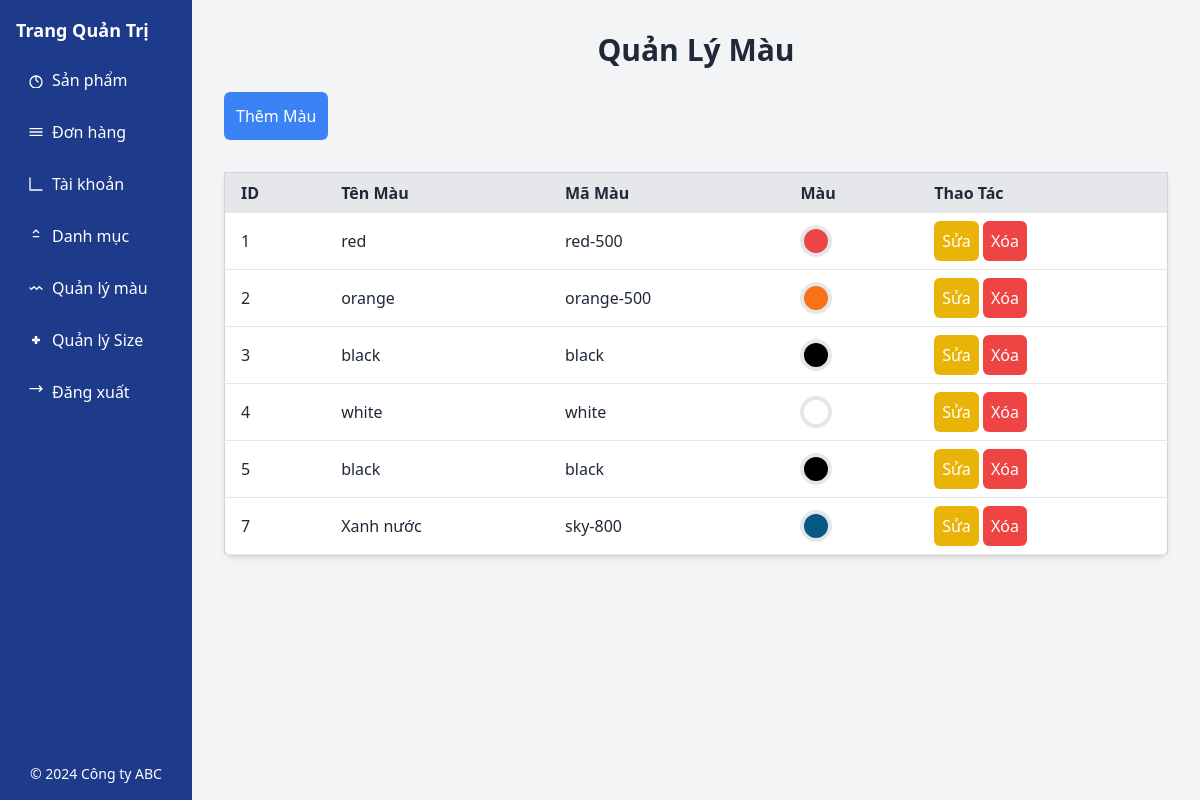
Page /admin/qlmau.php on the earlier database version.
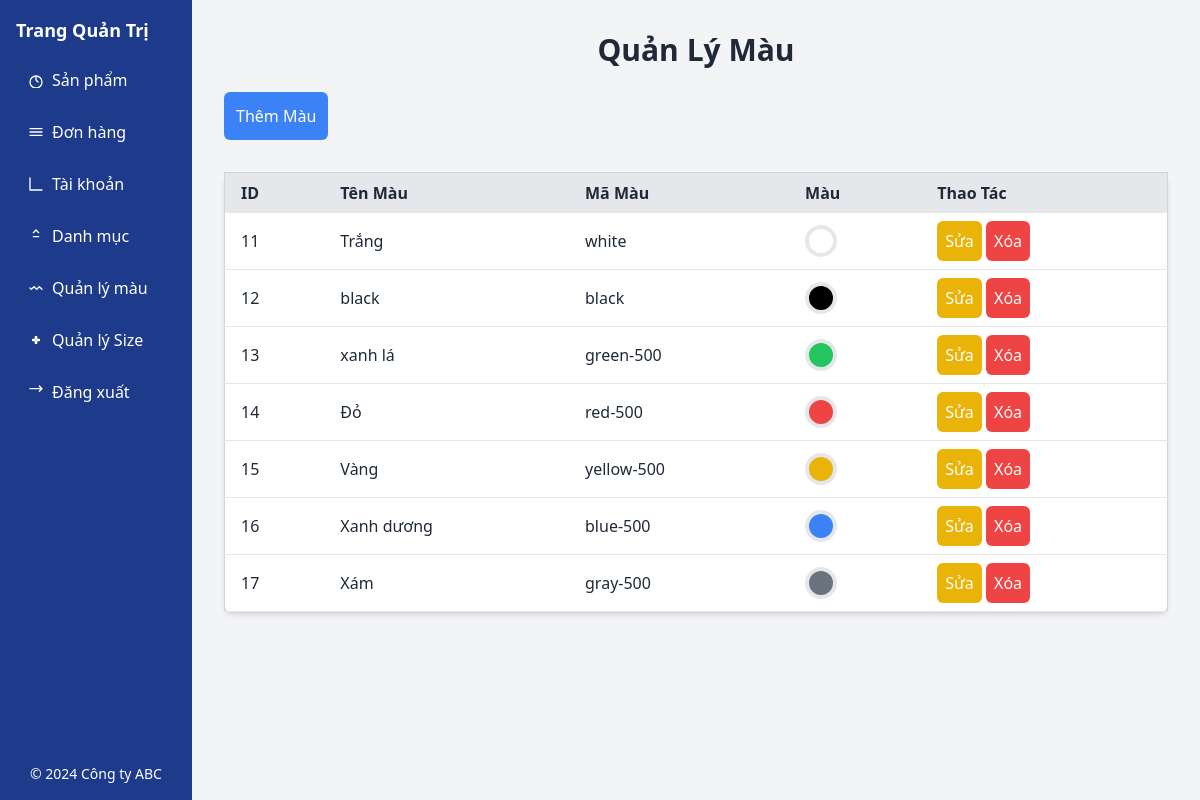
Same page on the later database version.
### tables this page shows
CREATE TABLE IF NOT EXISTS `colors` (
  `color_id` int NOT NULL AUTO_INCREMENT,
  `color_name` varchar(10) NOT NULL,
  `color_code` varchar(10) NOT NULL,
  PRIMARY KEY (`color_id`)
);

### class/Db.php (called while the page is built, shortened)
<?php
class Db
{
  public static $conn = null;
  function __construct()
  {
    Db::$conn = new PDO("mysql:host=localhost; dbname=e1", 'root', '');
    Db::$conn->setAttribute(PDO::ATTR_ERRMODE, PDO::ERRMODE_EXCEPTION);
  }
  function selectSQL($sql, $arrParam = [])
  {
    $stm = Db::$conn->prepare($sql);
    $stm->execute($arrParam);
    return $stm->fetchAll(PDO::FETCH_ASSOC);
  }
}

### admin/qlmau.php (the view, shortened to what this page needs)
<?php
$db = new Db();
$sql = "SELECT * FROM colors";
$result = $db->selectSQL($sql);
?>
<!DOCTYPE html>
<html lang="en">
<head>
    <script src="https://cdn.tailwindcss.com"></script>
</head>
<body class="bg-gray-100 font-sans text-gray-800">
    <div class='flex '>
        <?php include './views/navAdmin.php'; ?>
        <div class='flex-1 p-4'>
            <div class="container mx-auto p-4">
                <h1 class="text-3xl font-bold text-center mb-6">Quản Lý Màu</h1>
                <button onclick="openAddModal()" class="bg-blue-500 text-white p-3 rounded-md mb-8">Thêm Màu</button>
                <table class="min-w-full bg-white border border-gray-300 rounded-lg shadow-md">
                    <thead>
                        <tr class="bg-gray-200">
                            <th class="py-2 px-4 text-left">ID</th>
                            <th class="py-2 px-4 text-left">Tên Màu</th>
                            <th class="py-2 px-4 text-left">Mã Màu</th>
                            <th class="py-2 px-4 text-left">Màu</th>
                            <th class="py-2 px-4 text-left">Thao Tác</th>
                        </tr>
                    </thead>
                    <tbody>
                        <?php foreach ($result as $row) { ?>
                            <tr class="border-b">
                                <td class="py-2 px-4"><?php echo $row['color_id']; ?></td>
                                <td class="py-2 px-4"><?php echo $row['color_name']; ?></td>
                                <td class="py-2 px-4"><?php echo $row['color_code']; ?></td>
                                <td class="py-2 px-4">
                                    <div class="w-8 h-8 rounded-full border-4 bg-<?php echo $row['color_code']; ?>">
                                    </div>
                                </td>
                                <td class="py-2 px-4">
                                    <button
                                        onclick="openEditModal(<?php echo $row['color_id']; ?>, '<?php echo $row['color_name']; ?>', '<?php echo $row['color_code']; ?>')"
                                        class="bg-yellow-500 text-white p-2 rounded-md">Sửa</button>
                                    <button onclick="openDeleteModal(<?php echo $row['color_id']; ?>)"
                                        class="bg-red-500 text-white p-2 rounded-md">Xóa</button>
                                </td>
                            </tr>
                        <?php } ?>
                    </tbody>
                </table>
            </div>
        </div>
    </div>
</body>
</html>

Differences in the rows shown:
removed colors: color_id "1", color_name "red", color_code "red-500"
removed colors: color_id "2", color_name "orange", color_code "orange-500"
removed colors: color_id "3", color_name "black", color_code "black"
removed colors: color_id "4", color_name "white", color_code "white"
removed colors: color_id "5", color_name "black", color_code "black"
removed colors: color_id "7", color_name "Xanh nước", color_code "sky-800"
added colors: color_id "11", color_name "Trắng", color_code "white"
added colors: color_id "12", color_name "black", color_code "black"
added colors: color_id "13", color_name "xanh lá", color_code "green-500"
added colors: color_id "14", color_name "Đỏ", color_code "red-500"
added colors: color_id "15", color_name "Vàng", color_code "yellow-500"
added colors: color_id "16", color_name "Xanh dương", color_code "blue-500"
added colors: color_id "17", color_name "Xám", color_code "gray-500"
